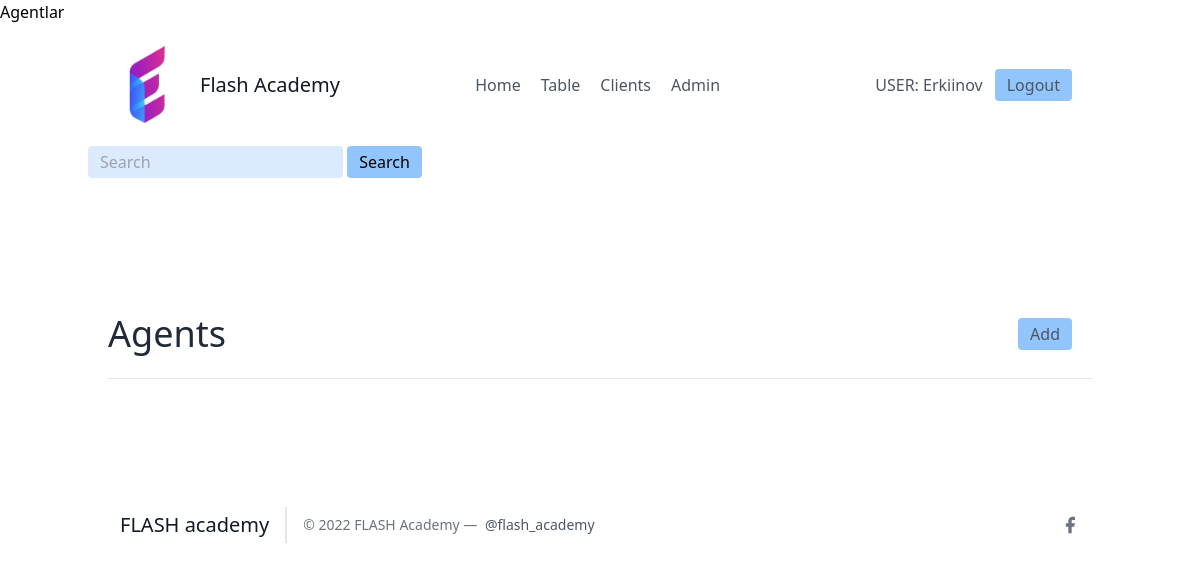
Before: /agents/ (signed in) with the older database file.
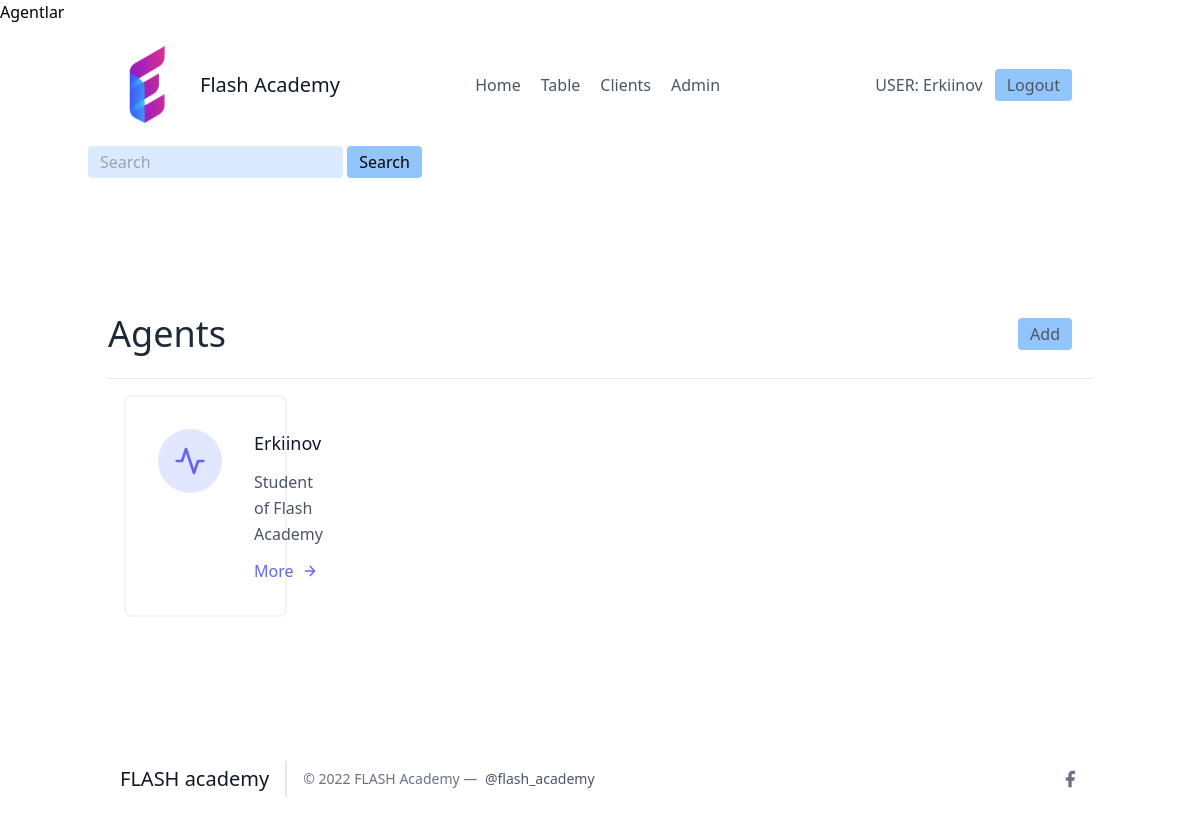
After: the same page with the newer database file.
### client/models.py (models this page shows, shortened)
class User(AbstractUser):
    pass

class Seamstress(models.Model):
    class Meta:
        verbose_name = "Seamstress"
        verbose_name_plural = "Seamstresses"
    name = models.CharField(max_length=20)
    user = models.OneToOneField(User, on_delete=models.CASCADE)
    profile = models.ForeignKey(UserProfile, on_delete=models.CASCADE)

### agents/views.py (the view)
# urls.py: path('', AgentListView.as_view(), name="AgentList")
class AgentListView(LoginRequiredMixin, generic.ListView):
    template_name = 'agents/list.html'
    def get_queryset(self):
        return Seamstress.objects.all()

### agents/templates/agents/list.html (shortened to what this page needs)
Agentlar{% extends 'base.html' %}
{% load static %}
{% block content %}
<nav class="navbar navbar-light bg-light">
  <div class="container-fluid">
    <form class="d-flex">
      <input class="inline-flex items-center bg-blue-100 border-0 py-1 px-3 focus:outline-none hover:bg-blue-200 rounded text-base mt-4 md:mt-0" name="q" type="search" placeholder="Search" aria-label="Search">
      <button class="inline-flex items-center bg-blue-300 border-0 py-1 px-3 focus:outline-none hover:bg-blue-200 rounded text-base mt-4 md:mt-0" type="submit">Search</button>
    </form>
  </div>
</nav>
    <ul>
        <section class="text-gray-600 body-font">
            <div class="container px-5 py-24 mx-auto flex flex-wrap">
              <div class="w-full py-6 flex justify-between items-center border-b border-gray-200">
                  <div>
                      <h1 class="text-4xl text-gray-800">Agents</h1>
                  </div>
                  <div>
                    <button class="inline-flex items-center bg-blue-300 border-0 py-1 px-3 focus:outline-none hover:bg-blue-200 rounded text-base mt-4 md:mt-0" style="margin-right: 20px"> <a href="{% url 'client:client-create' %}"> Add </a> </button>
                  </div>
              </div>
              <div class="flex flex-wrap">
                {% for agent in object_list %}
                <div class="p-4 lg:w-1/2 md:w-full">
                  <div class="flex border-2 rounded-lg border-gray-200 border-opacity-50 p-8 sm:flex-row flex-col">
                    <div class="w-16 h-16 sm:mr-8 sm:mb-0 mb-4 inline-flex items-center justify-center rounded-full bg-indigo-100 text-indigo-500 flex-shrink-0">
                      <svg fill="none" stroke="currentColor" stroke-linecap="round" stroke-linejoin="round" stroke-width="2" class="w-8 h-8" viewBox="0 0 24 24">
                        <path d="M22 12h-4l-3 9L9 3l-3 9H2"></path>
                      </svg>
                    </div>
                    <div class="flex-grow">
                      <h2 class="text-gray-900 text-lg title-font font-medium mb-3">{{ agent.user.username }}</h2>
                      <p class="leading-relaxed text-base">Student of Flash Academy</p>
                      <a href="" class="mt-3 text-indigo-500 inline-flex items-center">More
                        <svg fill="none" stroke="currentColor" stroke-linecap="round" stroke-linejoin="round" stroke-width="2" class="w-4 h-4 ml-2" viewBox="0 0 24 24">
                          <path d="M5 12h14M12 5l7 7-7 7"></path>
                        </svg>
                      </a>
                    </div>
                  </div>
                </div>
                {% endfor %}
    </ul>
{% endblock %}

### frontend/base.html (shortened to what this page needs)
<!DOCTYPE html>
<html lang="en">
<head>
    <link href="https://unpkg.com/tailwindcss@^2/dist/tailwind.min.css" rel="stylesheet">
</head>
<body>
    {% include 'details/navbar.html' %}
    <div class="max-w-5xl mx-auto">
    {% block content %}
    {% endblock %}
    </div>
    {% include 'details/footer.html' %}
</body>
</html>

### frontend/details/navbar.html (shortened to what this page needs)
{% load static %}
<header class="text-gray-600 body-font">
  <div class="container mx-auto flex flex-wrap p-5 flex-col md:flex-row items-center">
    <a class="flex title-font font-medium items-center text-gray-900 mb-4 md:mb-0">
      <img src="{% static 'img/erkinov-logo.png' %}" style="width: 80px;" alt="Logo">
      <span class="ml-3 text-xl">Flash Academy</span>
    </a>
    <nav class="md:ml-auto md:mr-auto flex flex-wrap items-center text-base justify-center">
      <a href="/" class="mr-5 hover:text-gray-900">Home</a>
      <a href="/table/" class="mr-5 hover:text-gray-900">Table</a>
      <a href="/clients/" class="mr-5 hover:text-gray-900">Clients</a>
      <a href="/admin/" class="mr-5 hover:text-gray-900">Admin</a>
    </nav>
    {% if request.user.is_authenticated %}
    USER: {{ request.user.username }}
    {% endif %}
    {% if request.user.is_authenticated %}
    <button class="ml-3 inline-flex items-center bg-blue-300 border-0 py-1 px-3 focus:outline-none hover:bg-blue-200 rounded text-base mt-4 md:mt-0" style="margin-right: 20px">
      <a href="{% url 'logout' %}">
        Logout
      </a>
    </button>
    {% endif %}
  </div>
</header>

### frontend/details/footer.html (shortened to what this page needs)
{% load static %}
<div class="Footer">
    <footer class="text-gray-600 body-font">
    <div class="container px-5 py-8 mx-auto flex items-center sm:flex-row flex-col">
      <a class="flex title-font font-medium items-center md:justify-start justify-center text-gray-900">
        <span class="ml-3 text-xl">FLASH academy</span>
      </a>
      <p class="text-sm text-gray-500 sm:ml-4 sm:pl-4 sm:border-l-2 sm:border-gray-200 sm:py-2 sm:mt-0 mt-4">© 2022 FLASH Academy —
        <a href="https://instagram.com/flashacademy.uz" class="text-gray-600 ml-1" rel="noopener noreferrer" target="_blank">@flash_academy</a>
      </p>
      <span class="inline-flex sm:ml-auto sm:mt-0 mt-4 justify-center sm:justify-start">
        <a class="text-gray-500">
          <svg fill="currentColor" stroke-linecap="round" stroke-linejoin="round" stroke-width="2" class="w-5 h-5" viewBox="0 0 24 24">
            <path d="M18 2h-3a5 5 0 00-5 5v3H7v4h3v8h4v-8h3l1-4h-4V7a1 1 0 011-1h3z"></path>
          </svg>
        </a>
        </div>

Changed rows visible on the page:
added Seamstress: user.username "Erkiinov"
